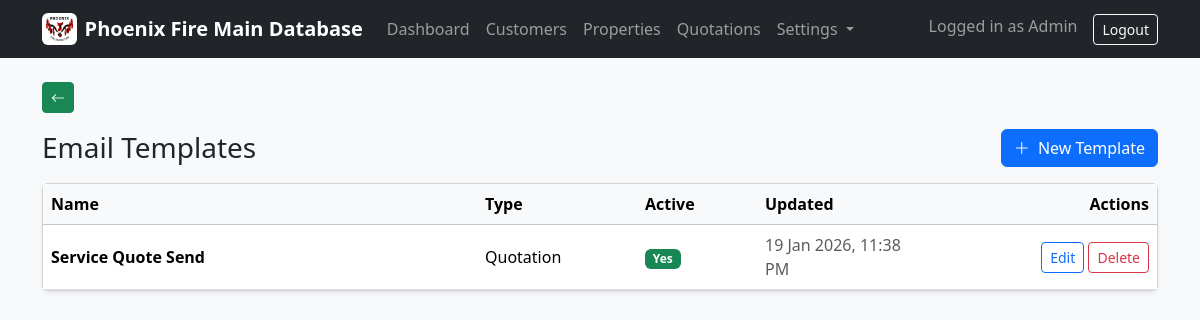
The app's page /email-templates/ (signed in) with its own data.
### company/models.py (models this page shows, shortened)
class ClientProfile(models.Model):
    company_logo = models.ImageField(upload_to="company/logo/", blank=True, null=True)
    legal_company_name = models.CharField(max_length=255, blank=True)
    trading_name = models.CharField(max_length=255, blank=True)
    company_address = models.TextField(blank=True)
    company_phone = models.CharField(max_length=50, blank=True)
    company_email = models.EmailField(blank=True)
    company_abn = models.CharField(max_length=50, blank=True)
    company_acn = models.CharField(max_length=50, blank=True)
    accounts_phone = models.CharField(max_length=50, blank=True)
    accounts_email = models.EmailField(blank=True)
    updated_at = models.DateTimeField(auto_now=True)
    class Meta:
        verbose_name = "Client Profile"
        verbose_name_plural = "Client Profile"
    @classmethod
    def get_solo(cls):
        obj, _ = cls.objects.get_or_create(pk=1)
        return obj

### email_templates/models.py (models this page shows, shortened)
class EmailTemplate(models.Model):
    TEMPLATE_TYPES = [
        ("quotation", "Quotation"),
        ("customer", "Customer"),
        ("property", "Property"),
        ("general", "General"),
    ]
    template_type = models.CharField(max_length=20, choices=TEMPLATE_TYPES, default="general")
    name = models.CharField(max_length=120, blank=True, default="")
    subject = models.CharField(max_length=255)
    body = models.TextField()
    to = models.CharField(max_length=500, blank=True, default="", help_text="Comma-separated emails (supports placeholders)")
    cc = models.CharField(max_length=500, blank=True, default="", help_text="Comma-separated emails (supports placeholders)")
    is_active = models.BooleanField(default=True)
    created_at = models.DateTimeField(auto_now_add=True)
    updated_at = models.DateTimeField(auto_now=True)

### email_templates/views.py (the view)
# urls.py: path("", EmailTemplateListView.as_view(), name="list"),
class EmailTemplateListView(ListView):
    model = EmailTemplate
    template_name = "email_templates/emailtemplate_list.html"
    context_object_name = "items"
    def get_queryset(self):
        return EmailTemplate.objects.order_by("-updated_at")

### company/context_processors.py (called while the page is built)
def client_profile(request):
    try:
        return {"client_profile": ClientProfile.get_solo()}
    except Exception:
        return {"client_profile": None}

### templates/email_templates/emailtemplate_list.html
{% extends "base.html" %}
{% block content %}
<div class="d-flex justify-content-between align-items-center mb-3">
  <h1 class="h3 mb-0">Email Templates</h1>
  <a href="{% url 'email_templates:create' %}" class="btn btn-primary">
    <i class="bi bi-plus-lg me-1"></i>
    New Template
  </a>
</div>
<div class="card shadow-sm">
  <div class="table-responsive">
    <table class="table table-hover align-middle mb-0">
      <thead class="table-light">
        <tr>
          <th>Name</th>
          <th style="width: 160px;">Type</th>
          <th style="width: 120px;">Active</th>
          <th style="width: 180px;">Updated</th>
          <th class="text-end" style="width: 220px;">Actions</th>
        </tr>
      </thead>
      <tbody>
        {% for t in items %}
          <tr>
            <td class="fw-semibold">{{ t.name }}</td>
            <td>{{ t.get_template_type_display }}</td>
            <td>
              {% if t.is_active %}
                <span class="badge bg-success">Yes</span>
              {% else %}
                <span class="badge bg-secondary">No</span>
              {% endif %}
            </td>
            <td class="text-muted">{{ t.updated_at|date:"d M Y, h:i A" }}</td>
            <td class="text-end">
              <a href="{% url 'email_templates:update' t.pk %}" class="btn btn-sm btn-outline-primary">
                Edit
              </a>
              <a href="{% url 'email_templates:delete' t.pk %}" class="btn btn-sm btn-outline-danger">
                Delete
              </a>
            </td>
          </tr>
        {% empty %}
          <tr>
            <td colspan="5" class="text-center text-muted py-4">
              No email templates yet.
            </td>
          </tr>
        {% endfor %}
      </tbody>
    </table>
  </div>
</div>
{% endblock %}

### templates/base.html (shortened to what this page needs)
<!doctype html>
<html lang="en">
<head>
  <link href="https://cdn.jsdelivr.net/npm/bootstrap@5.3.3/dist/css/bootstrap.min.css" rel="stylesheet">
  <link rel="stylesheet" href="https://cdn.jsdelivr.net/npm/bootstrap-icons@1.11.3/font/bootstrap-icons.min.css">
</head>
<body class="bg-light">
<nav class="navbar navbar-expand-lg navbar-dark bg-dark">
  <div class="container">
    <a class="navbar-brand fw-semibold d-flex align-items-center gap-2"
       href="{% url 'dashboard' %}">
      {% if client_profile and client_profile.company_logo %}
        <img src="{{ client_profile.company_logo.url }}"
             alt="Company Logo"
             style="height:32px;width:auto;"
             class="rounded bg-white p-1">
      {% endif %}
      <span>Phoenix Fire Main Database</span>
    </a>
    <div class="collapse navbar-collapse" id="mainNav">
      <ul class="navbar-nav me-auto">
        <li class="nav-item">
          <a class="nav-link" href="{% url 'dashboard' %}">Dashboard</a>
        </li>
        <li class="nav-item">
          <a class="nav-link" href="{% url 'customers:list' %}">Customers</a>
        </li>
        <li class="nav-item">
          <a class="nav-link" href="{% url 'properties:list' %}">Properties</a>
        </li>
        <li class="nav-item">
          <a class="nav-link" href="{% url 'quotations:list' %}">Quotations</a>
        </li>
        <li class="nav-item dropdown">
          <a class="nav-link dropdown-toggle" href="#" id="settingsDropdown"
             role="button" data-bs-toggle="dropdown">
            Settings
          </a>
        </li>
      </ul>
      <ul class="navbar-nav">
        {% if user.is_authenticated %}
          <li class="nav-item">
            <span class="navbar-text me-3">
              Logged in as {{ user.username }}
            </span>
          </li>
          <li class="nav-item">
            <a class="btn btn-outline-light btn-sm" href="/admin/logout/">Logout</a>
          </li>
        {% else %}
          <li class="nav-item">
            <a class="btn btn-outline-light btn-sm" href="/admin/login/">Login</a>
          </li>
        {% endif %}
      </ul>
    </div>
  </div>
</nav>
<main class="container my-4 page-wrap">
  <div class="mb-3 no-print">
    <button type="button"
            class="btn btn-back btn-sm"
            onclick="goBackAnimated()"
            title="Back">
      <i class="bi bi-arrow-left"></i>
    </button>
  </div>
  {% block content %}{% endblock %}
</main>
</body>
</html>

### templates/base.html (style rules this page uses)
.page-wrap { animation: pageEnter 160ms ease-out; }
.btn-back, a.btn-back, button.btn-back { background-color: var(--bs-success) !important; border-color: var(--bs-success) !important; color: #fff !important; }

### records on screen
ClientProfile: company_logo (picture)
EmailTemplate: name "Service Quote Send", template_type "Quotation", is_active "Yes", updated_at "19 Jan 2026, 11:38 PM"

### other values on screen
{{ user.username }} "Admin"
